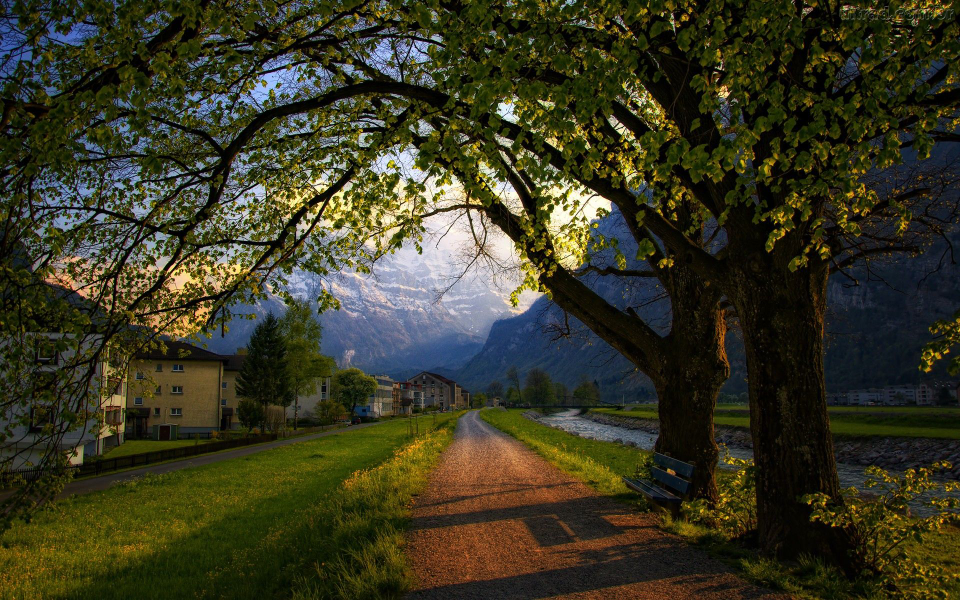
//> input picture t.jpg, 960 x 600 px
$ ./smoth2.1 t.jpg t.jpg   (built with g++ and OpenCV 4)
//> lines starting //> are read from the running program, lines starting //| are printed output that depends on the picture
#include <iostream>
#include <vector>
#include <string>

#include "opencv2/imgproc/imgproc.hpp"
#include "opencv2/imgcodecs.hpp"
#include "opencv2/highgui/highgui.hpp"
#include "opencv2/features2d/features2d.hpp"

using namespace std;
using namespace cv;

#define SQUARE_AREA 25

Mat mediaBlur(Mat& img);
int display_finImg(int delay, String&, Mat&);


int main( int argc, char** argv) {

    /// General use variables
    int DELAY_CAPTION = 1500, top = 2, bottom = 2, left = 2, right = 2, borderType = BORDER_CONSTANT;
    String window_name = "Smoothing ";
    Mat src, dst[3], finImg;

    ///Values that will be inserted in image border( solves border pixels problem )
    Scalar value( 0, 0, 0);

    /// Load the source image
    int *imgType = (int*)argv[2];
    src = imread( argv[1], *imgType );
//> src is the input picture: 600 rows x 960 cols, CV_8UC3; mean B, G, R 35.2, 56, 56.8

    /// grayScale image section
    if( *imgType == 0) {
        finImg = src.clone();
        copyMakeBorder(finImg,finImg,top,bottom,left,right,borderType, value);
        finImg = mediaBlur(finImg);
        finImg = finImg.colRange(3, (finImg.cols-3));
        finImg = finImg.rowRange(3, (finImg.rows-3));
        if( display_finImg( DELAY_CAPTION,window_name,finImg) != 0 ) { return 0; }
        waitKey(0);
        return 0;
    }

    /// Split the image in channels
    split(src,dst);
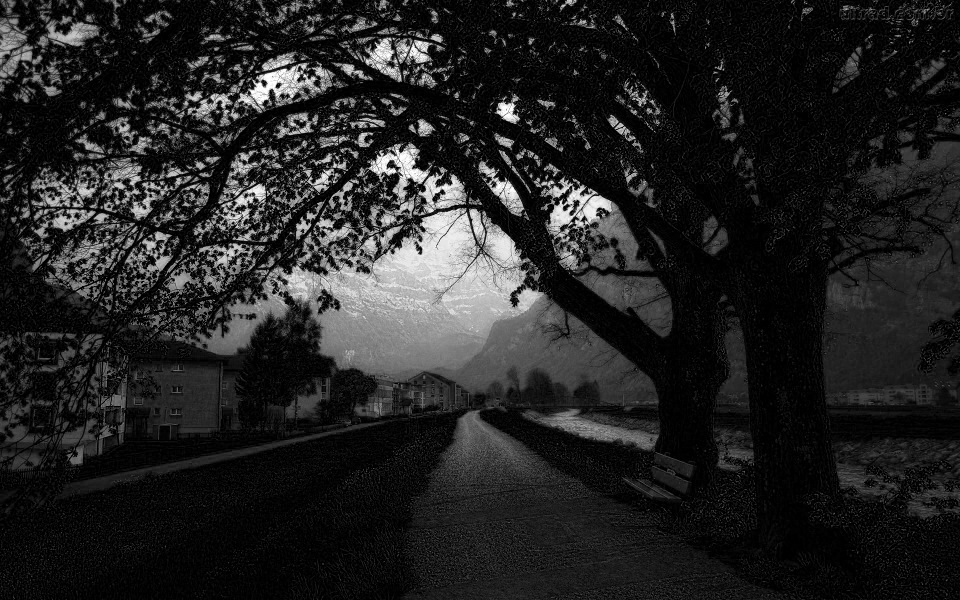
//> dst[0]: 600 rows x 960 cols, CV_8UC1; min 0, max 255, mean 35.2
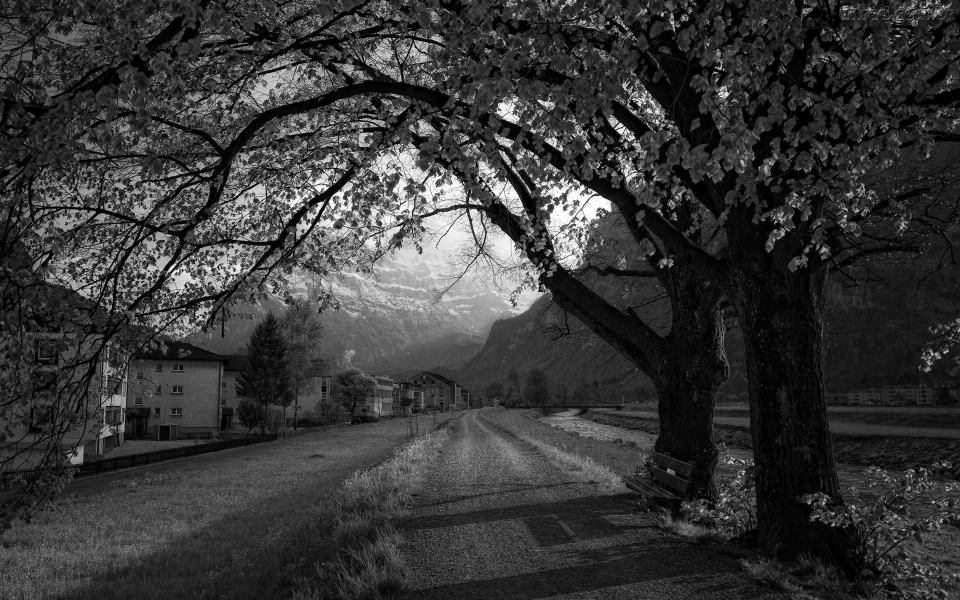
//> dst[1]: 600 rows x 960 cols, CV_8UC1; min 0, max 255, mean 56
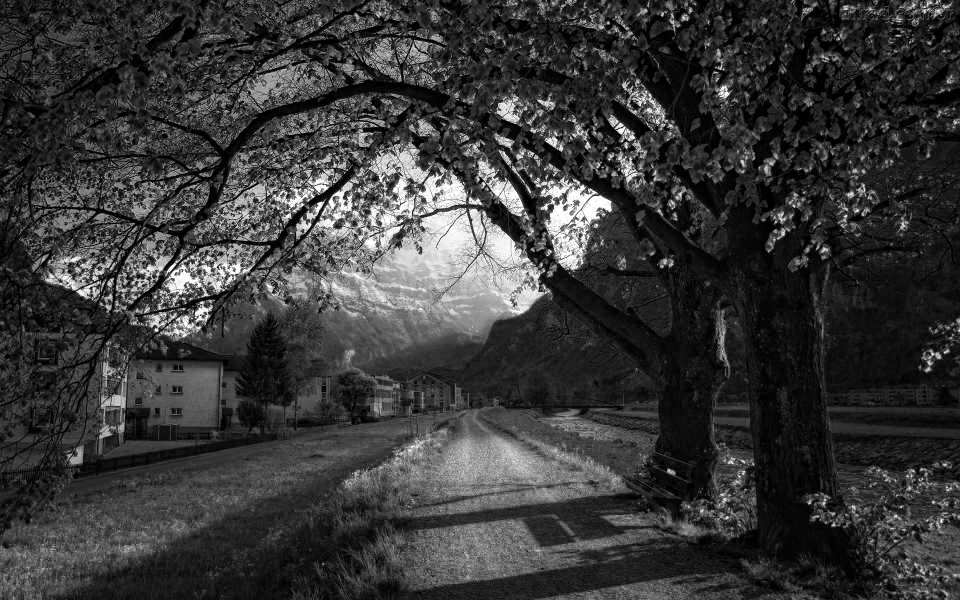
//> dst[2]: 600 rows x 960 cols, CV_8UC1; min 0, max 255, mean 56.8

    /// Apply medianBlur in each channel
    for(int i=0;i<3;++i){

        //insere a borda de tamanhos especificados
        copyMakeBorder( dst[i], dst[i], top, bottom, left, right, borderType, value );
        dst[i] = mediaBlur(dst[i]);

        //as duas linhas abaixo devolvem a matriz sem as bordas.
        dst[i] = dst[i].colRange(3, (dst[i].cols-3));
        dst[i] = dst[i].rowRange(3, (dst[i].rows-3));
    }


    /// Push the channels into the Mat vector
    vector<Mat> rgb;
    rgb.push_back(dst[0]); //blue
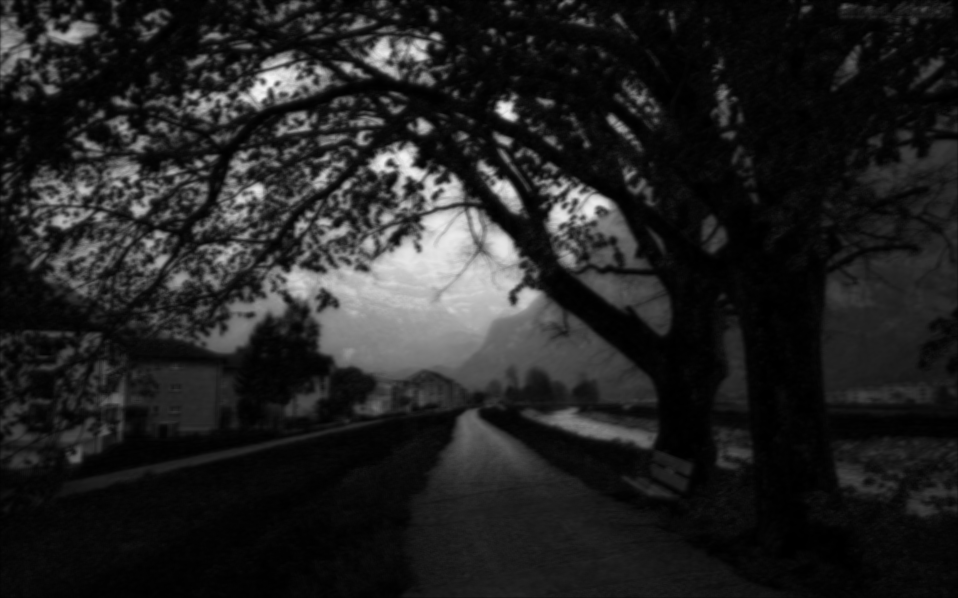
//> rgb[0]: 598 rows x 958 cols, CV_8UC1; min 0, max 247, mean 34.4
    rgb.push_back(dst[1]); //green
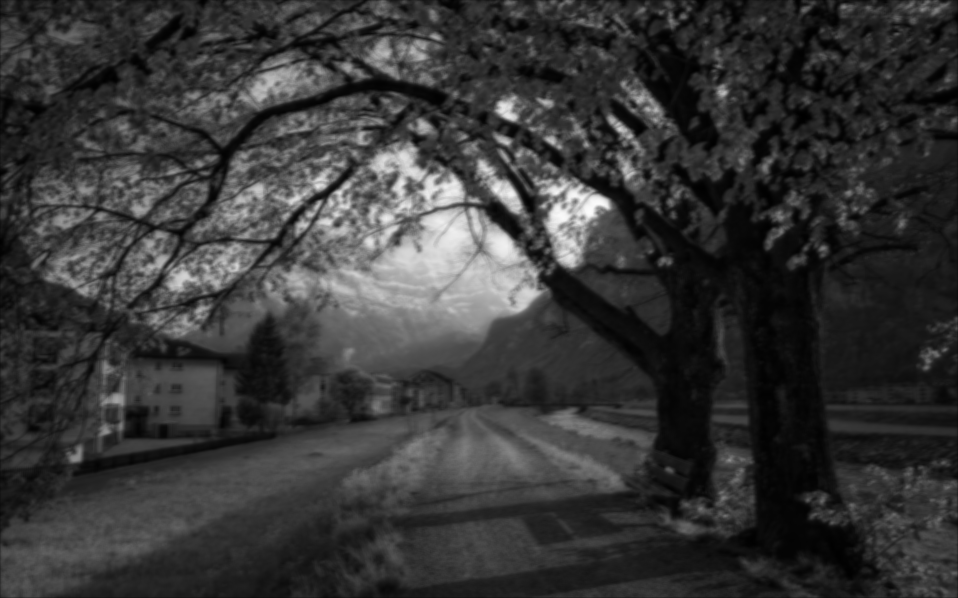
//> rgb[1]: 598 rows x 958 cols, CV_8UC1; min 0, max 251, mean 55
    rgb.push_back(dst[2]); //red
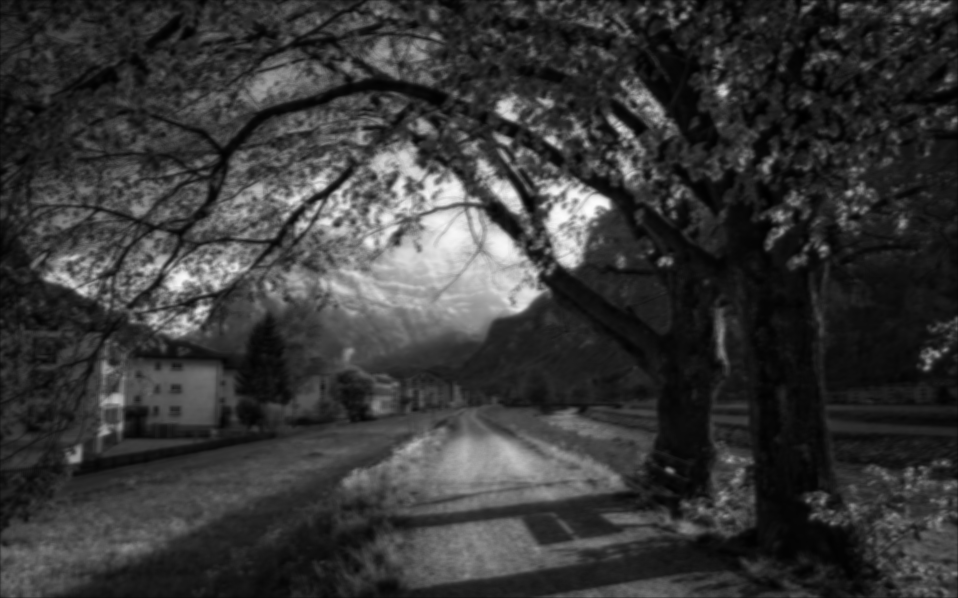
//> rgb[2]: 598 rows x 958 cols, CV_8UC1; min 0, max 253, mean 55.8


    /// Merge the three channels
    merge(rgb, finImg);
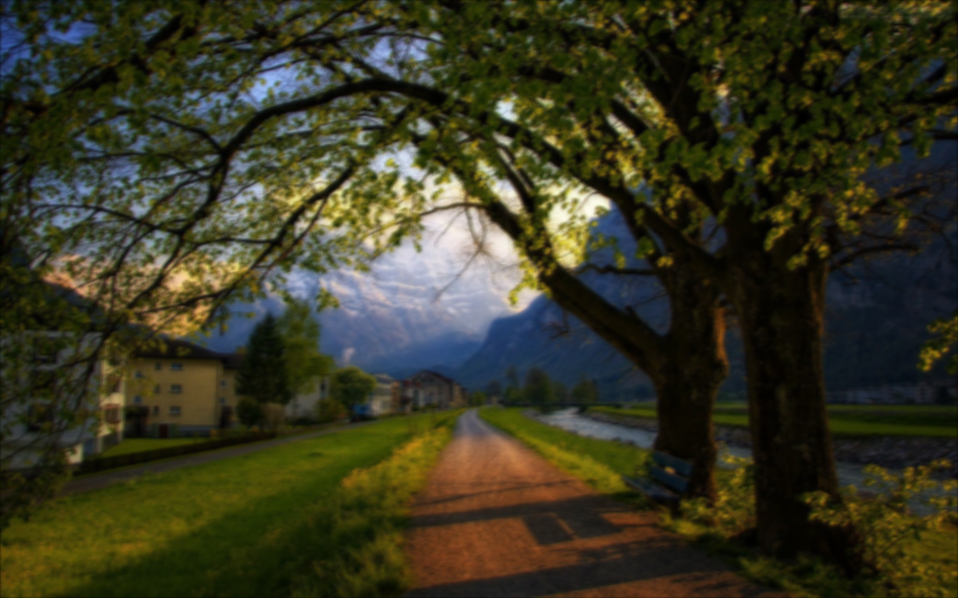
//> finImg: 598 rows x 958 cols, CV_8UC3; mean B, G, R 34.4, 55, 55.8

    if( display_finImg( DELAY_CAPTION,window_name,finImg) != 0 ) { return 0; }

    waitKey(0);

    return 0;
}


Mat mediaBlur(Mat &channel){

    int rowSize = channel.rows, colSize = channel.cols, sum;
    double media;

    for(int i = 2; i < (rowSize-2); ++i){

        for(int j = 2; j < (colSize-2); ++j){
            sum=0;
            for( int l = i - 2; l <= i + 2; l++) {

                for( int c = j - 2; c <= j + 2; c++) {
                    sum += channel.at<uchar>(l,c);

                }
            }
            media = sum/SQUARE_AREA;
            channel.at<uchar>(i,j) = media;
        }
    }
    return channel;
}


int display_finImg(int delay, String &window_name, Mat &finImg){

    imshow( window_name, finImg);
    int c = waitKey ( delay );
    if( c >= 0 ) { return -1; }
    return 0;
}
